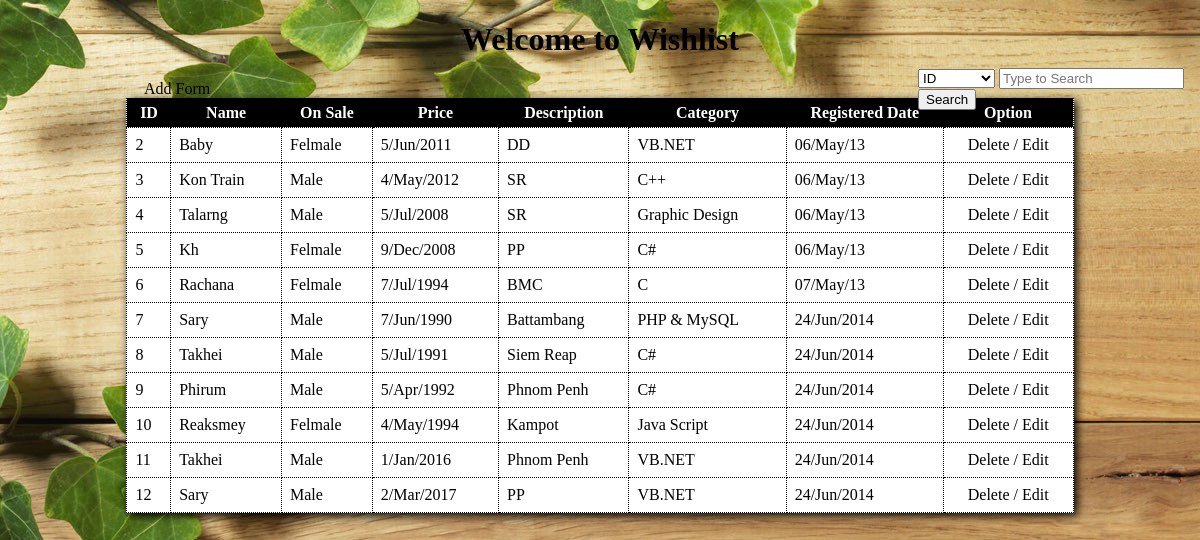
The page / on the database its author committed.
### tables this page shows
CREATE TABLE IF NOT EXISTS `wishlist` (
  `txtid` int(10) NOT NULL,
  `name` varchar(50) NOT NULL,
  `onsale` varchar(10) NOT NULL,
  `price` text NOT NULL,
  `description` text NOT NULL,
  `category` text NOT NULL,
  `date` text NOT NULL,
  PRIMARY KEY (`txtid`)
);

### index.php (the view, shortened to what this page needs)
<!DOCTYPE html PUBLIC "-//W3C//DTD XHTML 1.0 Transitional//EN" "http://www.w3.org/TR/xhtml1/DTD/xhtml1-transitional.dtd">
<html xmlns="http://www.w3.org/1999/xhtml">
<head>
<link rel="stylesheet" type="text/css" href="Style/viewtablesearch.css" />
</head>
<body>
<center><h1>Welcome to Wishlist</h1></center>
<a class="addnew" href="Add_Form.php" style="font-face:Khmer OS Battambang; font-size:16px;">Add Form</a>
	<div class="search">
	<form method="post" action="searchidandname.php">
    <select name="cbosearch">
    	<option>ID</option>
    </select>
	<input type="text" name="txtsearch" placeholder="Type to Search" /><input type="submit" name="cmdsearch" value="Search" />
    </form>
    </div>
	<table>
    	<tr>
            <th>ID</th>
            <th>Name</th>
            <th>On Sale</th>
            <th>Price</th>
            <th>Description</th>
            <th>Category</th>
            <th>Registered Date</th>
            <th>Option</th>
    	</tr>
        <?php
			include "connect.php";
			$i = "select * from wishlist";
			$h = mysql_query($i);
			while($tr=mysql_fetch_array($h))
			{
		?>
        <tr>
        	<td><?php echo $tr[0]; ?></td>
            <td><?php echo $tr[1]; ?></td>
            <td><?php echo $tr[2]; ?></td>
            <td><?php echo $tr[3]; ?></td>
            <td><?php echo $tr[4]; ?></td>
            <td><?php echo $tr[5]; ?></td>
            <td><?php echo $tr[6]; ?></td>
            <td align="center"><a href="Delete_Form.php? txtid=<?php echo $tr[0];?>">Delete</a> / <a href="Edit_Form.php? txtid=<?php echo $tr[0];?>">Edit</a> </td>
        </tr>
        <?php
			}
		?>
    </table>
</body>
</html>

### connect.php (shortened to what this page needs)
<!DOCTYPE html PUBLIC "-//W3C//DTD XHTML 1.0 Transitional//EN" "http://www.w3.org/TR/xhtml1/DTD/xhtml1-transitional.dtd">
<html xmlns="http://www.w3.org/1999/xhtml">
<head>
</head>
<body>
</body>
</html>

### Style/viewtablesearch.css (style rules this page uses)
body { background:url(../Images/bg.jpg) }
.addnew { color: #fff; }
a:link { text-decoration:none; color:#000; }
table,td,tr { border-collapse:collapse; padding:8px; }
table { border:1px #000 dotted; width:80%; background:#FFF; height:auto; margin:auto; box-shadow:3px 3px 9px #000; }
th { background:#000; color:#FFF; font-weight:bold; padding:5px; }
td { border:1px #000 dotted; }
.search { text-align:left; margin-top:-30px; margin-left:910px; position:absolute; width:300px; z-index:1900; }

### rows shown on the page
wishlist: txtid "2", name "Baby", onsale "Felmale", price "5/Jun/2011", description "DD", category "VB.NET", date "06/May/13"
wishlist: txtid "3", name "Kon Train", onsale "Male", price "4/May/2012", description "SR", category "C++", date "06/May/13"
wishlist: txtid "4", name "Talarng", onsale "Male", price "5/Jul/2008", description "SR", category "Graphic Design", date "06/May/13"
wishlist: txtid "5", name "Kh", onsale "Felmale", price "9/Dec/2008", description "PP", category "C#", date "06/May/13"
wishlist: txtid "6", name "Rachana", onsale "Felmale", price "7/Jul/1994", description "BMC", category "C", date "07/May/13"
wishlist: txtid "7", name "Sary", onsale "Male", price "7/Jun/1990", description "Battambang", category "PHP & MySQL", date "24/Jun/2014"
wishlist: txtid "8", name "Takhei", onsale "Male", price "5/Jul/1991", description "Siem Reap", category "C#", date "24/Jun/2014"
wishlist: txtid "9", name "Phirum", onsale "Male", price "5/Apr/1992", description "Phnom Penh", category "C#", date "24/Jun/2014"
wishlist: txtid "10", name "Reaksmey", onsale "Felmale", price "4/May/1994", description "Kampot", category "Java Script", date "24/Jun/2014"
wishlist: txtid "11", name "Takhei", onsale "Male", price "1/Jan/2016", description "Phnom Penh", category "VB.NET", date "24/Jun/2014"
wishlist: txtid "12", name "Sary", onsale "Male", price "2/Mar/2017", description "PP", category "VB.NET", date "24/Jun/2014"
